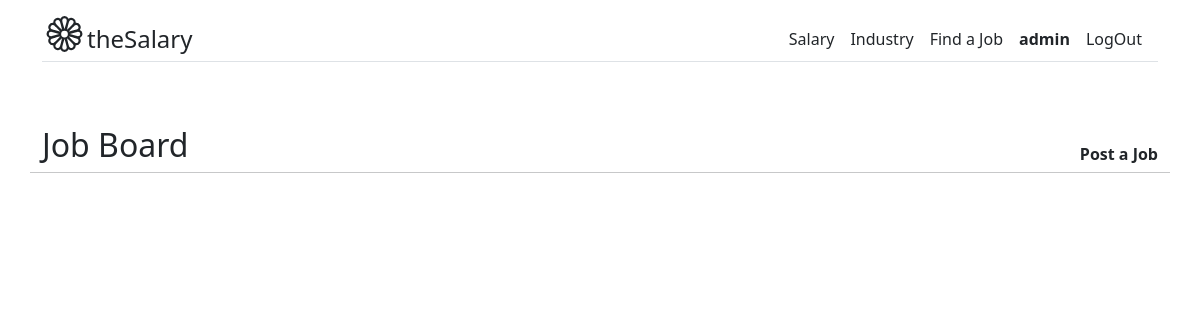
/salary/job-board/ (signed in), run on an earlier commit of the app's database.
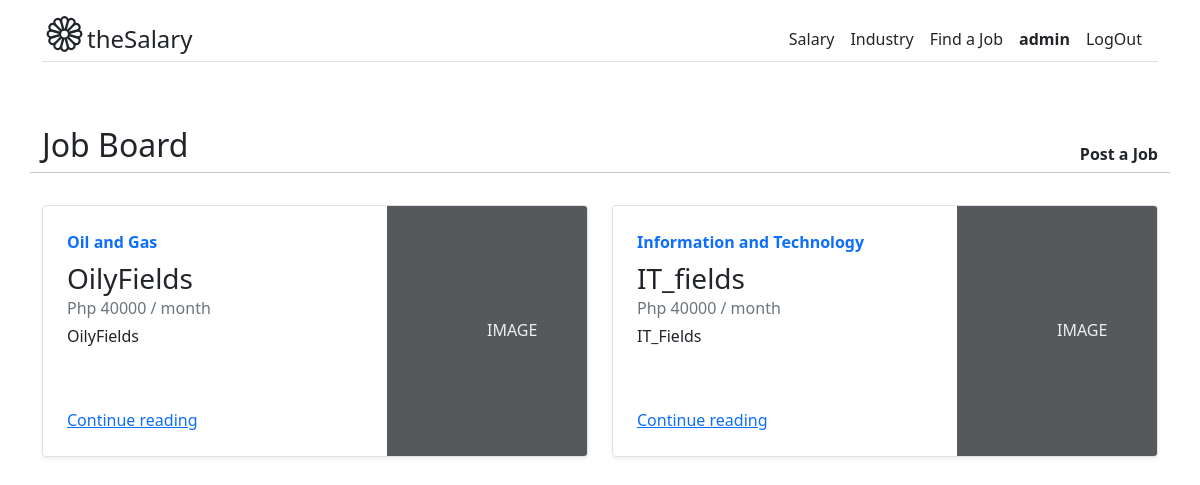
And on a later commit of the database.
### salary/models.py (models this page shows, shortened)
class JobBoard(models.Model):
    job_name = models.CharField(max_length=200, blank=False, null=False)
    description = models.TextField()
    pay = models.PositiveIntegerField()
    industry = models.ForeignKey(Industry, on_delete=models.CASCADE)
    class Meta:
        verbose_name            = 'Job Board'
        verbose_name_plural     = 'Job Board'

class Industry(models.Model):
    industry                    = models.CharField(max_length=30, unique=True)
    class Meta:
        verbose_name            = 'Industy'
        verbose_name_plural     = 'Industries'
    def __repr__(self):
        return self.industry
    def __str__(self):
        return self.__repr__()

### salary/views.py (the view)
# urls.py: path('job-board/', JobBoardPage.as_view(), name='job_board_page'),
class JobBoardPage(LoginRequiredMixin, ListView):
    template_name = 'job_board/job_board_page.html'
    queryset = JobBoard.objects.all()
    context_object_name = 'jobs'

### templates/job_board/job_board_page.html (shortened to what this page needs)
{% extends 'base.html' %}
{% block content %}
<div class="container mt-5 mb-5">
    <div class="row">
        <div class="col-8">
            <h2>Job Board</h2>
        </div>
        <div class=" col-4 pt-3 text-end">
            <a class="text-decoration-none text-dark" href="{% url 'salary:job-create' %}"><strong>Post a Job</strong></a>
        </div>
        <hr>
    </div>
    <div class="row mb-2 mt-3">
        {% for job in jobs %}
        <div class="col-md-6">
            <div class="row g-0 border rounded overflow-hidden flex-md-row mb-4 shadow-sm h-md-250 position-relative">
                <div class="col p-4 d-flex flex-column position-static">
                    <strong class="d-inline-block mb-2 text-primary">{{job.industry}}</strong>
                    <h3 class="mb-0">{{job.job_name}}</h3>
                    <div class="mb-1 text-muted">Php {{job.pay}} / month</div>
                    <p class="card-text mb-auto">{{job.description}}</p>
                    <a href="#" class="stretched-link">Continue reading</a>
                </div>
                <div class="col-auto d-none d-lg-block">
                    <svg class="bd-placeholder-img" width="200" height="250" xmlns="http://www.w3.org/2000/svg"
                        role="img" aria-label="Placeholder: Thumbnail" preserveAspectRatio="xMidYMid slice"
                        focusable="false">
                        <rect width="100%" height="100%" fill="#55595c" /><text x="50%" y="50%" fill="#eceeef"
                            dy=".3em">IMAGE</text>
                    </svg>
                </div>
            </div>
        </div>
        {% endfor %}
    </div>
</div>
{% endblock %}

What changed in the data, as far as the page shows it:
added JobBoard: industry "Oil and Gas", job_name "OilyFields", pay "40000", description "OilyFields"
added JobBoard: industry "Information and Technology", job_name "IT_fields", pay "40000", description "IT_Fields"
